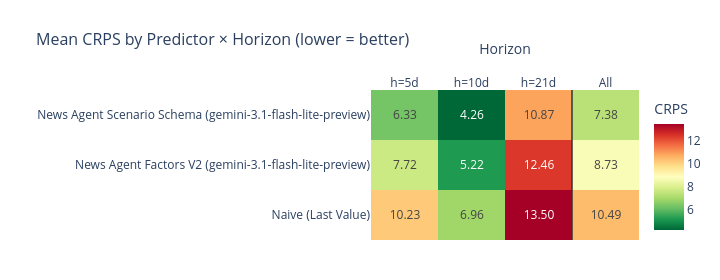

This figure's notebook cell:
### Code cell
# Heatmap of the table above. Read it left-to-right: the short-horizon columns
# are usually a near-uniform green (everyone is right), and one long-horizon
# column carries the colour spread that sets the 'All' ranking.
viz.make_crps_heatmap(ph_crps)

### Figure 1 — Plotly figure (JSON) as saved in the notebook; plotly's stock layout.template omitted (floating-point values rounded to 4 significant figures)
{"data": [{"colorbar": {"title": {"text": "CRPS"}}, "colorscale": [[0, "rgb(0,104,55)"], [0.1, "rgb(26,152,80)"], [0.2, "rgb(102,189,99)"], [0.3, "rgb(166,217,106)"], [0.4, "rgb(217,239,139)"], [0.5, "rgb(255,255,191)"], [0.6, "rgb(254,224,139)"], [0.7, "rgb(253,174,97)"], [0.8, "rgb(244,109,67)"], [0.9, "rgb(215,48,39)"], [1, "rgb(165,0,38)"]], "hovertemplate": "%{y}<br>%{x}: %{z:.3f}<extra></extra>", "text": [["10.23", "6.96", "13.50", "10.49"], ["7.72", "5.22", "12.46", "8.73"], ["6.33", "4.26", "10.87", "7.38"]], "textfont": {"size": 12}, "texttemplate": "%{text}", "type": "heatmap", "x": ["h=5d", "h=10d", "h=21d", "All"], "y": ["Naive (Last Value)", "News Agent Factors V2 (gemini-3.1-flash-lite-preview)", "News Agent Scenario Schema (gemini-3.1-flash-lite-preview)"], "z": [[10.23, 6.96, 13.5, 10.49], [7.724, 5.225, 12.46, 8.727], [6.327, 4.256, 10.87, 7.383]]}], "layout": {"height": 280, "margin": {"b": 40, "l": 230, "r": 40, "t": 90}, "shapes": [{"line": {"color": "#333333", "width": 1.5}, "type": "line", "x0": 2.5, "x1": 2.5, "xref": "x", "y0": 0, "y1": 1, "yref": "y domain"}], "title": {"font": {"size": 16}, "text": "Mean CRPS by Predictor × Horizon (lower = better)"}, "width": 720, "xaxis": {"side": "top", "title": {"text": "Horizon"}}, "yaxis": {"title": {"text": ""}}}}
